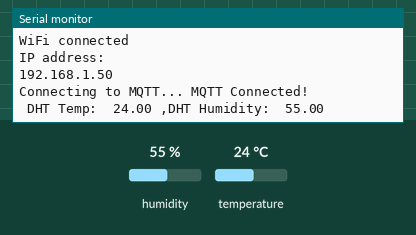
Bench run of a sketch on a simulated ESP8266 (NodeMCU). Shown: the last lines printed to the serial monitor. The test bench sets the inputs (shaded band); at power-on: humidity 55 %, temperature 24 °C. WiFi joins after 1.5 s; servers stay silent unless stated; no MQTT or app messages arrive unless stated.

Above: at 2.7 s.
2.8 s: humidity set to 22 %
At 7.2 s:
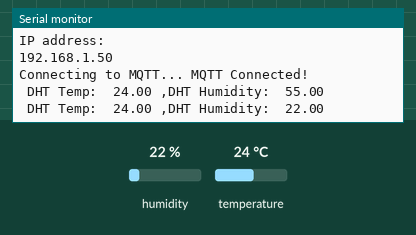
8.8 s: temperature set to 12 °C
At 12.4 s:
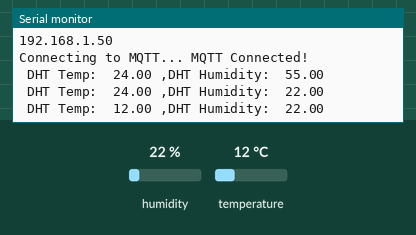
14.8 s: humidity set to 40 %
At 17.6 s:
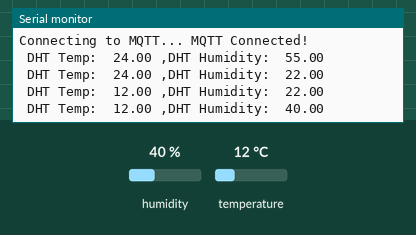
Timing chart, 0 to 19.1 s (numbered marks = the images above; inputs shaded):
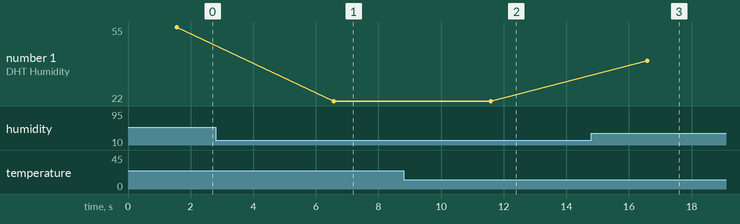

Measured:
- after the input at 2.8 s, the serial monitor: prints a new line after 3.8 s (image 1)
- after the input at 8.8 s, the serial monitor: prints a new line after 2.8 s (image 2)
- after the input at 14.8 s, the serial monitor: prints a new line after 1.8 s (image 3)
- plotted number 1: 55 → 22 after the input at 2.8 s, 22 → 40 after the input at 14.8 s

The sketch:

node.ino
```cpp
#include <ESP8266WiFi.h>
#include "Adafruit_MQTT.h"


#include "Adafruit_MQTT_Client.h"


#include <DHT.h>


int DHTPIN = D3;
#define DHTTYPE DHT22

DHT dht(DHTPIN, DHTTYPE);


int dhtIn = D3;
float dhtTemp;
float dhtHumidity;


#define WLAN_SSID "Rita Shrestha"  // replace with your wifi ssid and wpa2 key
#define WLAN_PASS "M9841775176a"


#define AIO_SERVER "io.adafruit.com"
#define AIO_SERVERPORT 1883


#define AIO_USERNAME "amshshrestha"
#define AIO_KEY "aio_TXSs74IlgMGKtfm7O0XeSatpWKK9"


WiFiClient client;


// Setup the MQTT client class by passing in the WiFi client and MQTT server and login details.
Adafruit_MQTT_Client mqtt(&client, AIO_SERVER, AIO_SERVERPORT, AIO_USERNAME, AIO_KEY);


Adafruit_MQTT_Publish Temperature = Adafruit_MQTT_Publish(&mqtt, AIO_USERNAME "/feeds/Temperature");
Adafruit_MQTT_Publish Humidity = Adafruit_MQTT_Publish(&mqtt, AIO_USERNAME "/feeds/Humidity");
Adafruit_MQTT_Publish Pressure = Adafruit_MQTT_Publish(&mqtt, AIO_USERNAME "/feeds/Pressure");


void setup() {


  Serial.begin(9600);


  Serial.println("Connecting to ");
  Serial.println(WLAN_SSID);


  WiFi.begin(WLAN_SSID, WLAN_PASS);


  while (WiFi.status() != WL_CONNECTED) {
    delay(500);
    Serial.print(".");
  }
  Serial.println("");
  Serial.println("WiFi connected");
  Serial.println("IP address: ");
  Serial.println(WiFi.localIP());
}


void loop() {


  MQTT_connect();


  dhtHumidity = dht.readHumidity();
  dhtTemp = dht.readTemperature();

  Temperature.publish(dhtTemp);
  Humidity.publish(dhtHumidity);

  Serial.println((String) " DHT Temp:  " + dhtTemp + " ,DHT Humidity:  " + dhtHumidity);


  delay(5000);
}


void MQTT_connect() {
  int8_t ret;

  // Stop if already connected.
  if (mqtt.connected()) {
    return;
  }

  Serial.print("Connecting to MQTT... ");

  uint8_t retries = 3;

  while ((ret = mqtt.connect()) != 0) {  // connect will return 0 for connected
    Serial.println(mqtt.connectErrorString(ret));
    Serial.println("Retrying MQTT connection in 5 seconds...");
    mqtt.disconnect();
    delay(5000);  // wait 5 seconds
    retries--;
    if (retries == 0) {
      // basically die and wait for WDT to reset me
      while (1)
        ;
    }
  }
  Serial.println("MQTT Connected!");
}
```
